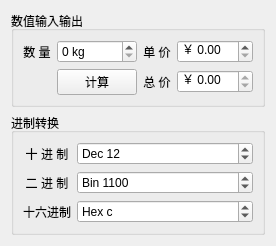
<?xml version="1.0" encoding="UTF-8"?>
<ui version="4.0">
 <class>Widget</class>
 <widget class="QWidget" name="Widget">
  <property name="geometry">
   <rect>
    <x>0</x>
    <y>0</y>
    <width>276</width>
    <height>219</height>
   </rect>
  </property>
  <property name="sizePolicy">
   <sizepolicy hsizetype="Minimum" vsizetype="Minimum">
    <horstretch>0</horstretch>
    <verstretch>0</verstretch>
   </sizepolicy>
  </property>
  <property name="windowTitle">
   <string>Widget</string>
  </property>
  <layout class="QGridLayout" name="gridLayout_3">
   <item row="0" column="0">
    <widget class="QGroupBox" name="groupBox">
     <property name="sizePolicy">
      <sizepolicy hsizetype="Minimum" vsizetype="Minimum">
       <horstretch>0</horstretch>
       <verstretch>0</verstretch>
      </sizepolicy>
     </property>
     <property name="title">
      <string>数值输入输出</string>
     </property>
     <layout class="QGridLayout" name="gridLayout">
      <item row="0" column="0">
       <widget class="QLabel" name="label">
        <property name="text">
         <string>数 量</string>
        </property>
        <property name="alignment">
         <set>Qt::AlignCenter</set>
        </property>
       </widget>
      </item>
      <item row="0" column="1">
       <widget class="QSpinBox" name="sbxNumber">
        <property name="sizePolicy">
         <sizepolicy hsizetype="Minimum" vsizetype="Fixed">
          <horstretch>0</horstretch>
          <verstretch>0</verstretch>
         </sizepolicy>
        </property>
        <property name="suffix">
         <string> kg</string>
        </property>
       </widget>
      </item>
      <item row="0" column="2">
       <widget class="QLabel" name="label_2">
        <property name="text">
         <string>单 价</string>
        </property>
        <property name="alignment">
         <set>Qt::AlignCenter</set>
        </property>
       </widget>
      </item>
      <item row="1" column="1">
       <widget class="QPushButton" name="btnCount">
        <property name="sizePolicy">
         <sizepolicy hsizetype="Minimum" vsizetype="Minimum">
          <horstretch>0</horstretch>
          <verstretch>0</verstretch>
         </sizepolicy>
        </property>
        <property name="text">
         <string>计算</string>
        </property>
       </widget>
      </item>
      <item row="1" column="2">
       <widget class="QLabel" name="label_3">
        <property name="text">
         <string>总 价</string>
        </property>
        <property name="alignment">
         <set>Qt::AlignCenter</set>
        </property>
       </widget>
      </item>
      <item row="0" column="3">
       <widget class="QDoubleSpinBox" name="sbxPrice">
        <property name="sizePolicy">
         <sizepolicy hsizetype="MinimumExpanding" vsizetype="Fixed">
          <horstretch>0</horstretch>
          <verstretch>0</verstretch>
         </sizepolicy>
        </property>
        <property name="prefix">
         <string>￥ </string>
        </property>
        <property name="suffix">
         <string/>
        </property>
        <property name="singleStep">
         <double>0.010000000000000</double>
        </property>
       </widget>
      </item>
      <item row="1" column="3">
       <widget class="QDoubleSpinBox" name="sbxTotal">
        <property name="readOnly">
         <bool>true</bool>
        </property>
        <property name="prefix">
         <string>￥ </string>
        </property>
       </widget>
      </item>
     </layout>
    </widget>
   </item>
   <item row="1" column="0">
    <widget class="QGroupBox" name="groupBox_2">
     <property name="sizePolicy">
      <sizepolicy hsizetype="Minimum" vsizetype="Minimum">
       <horstretch>0</horstretch>
       <verstretch>0</verstretch>
      </sizepolicy>
     </property>
     <property name="title">
      <string>进制转换</string>
     </property>
     <layout class="QGridLayout" name="gridLayout_2">
      <item row="0" column="0">
       <widget class="QLabel" name="label_4">
        <property name="text">
         <string>十 进 制</string>
        </property>
        <property name="alignment">
         <set>Qt::AlignCenter</set>
        </property>
       </widget>
      </item>
      <item row="0" column="1">
       <widget class="QSpinBox" name="sbxDec">
        <property name="sizePolicy">
         <sizepolicy hsizetype="MinimumExpanding" vsizetype="Fixed">
          <horstretch>0</horstretch>
          <verstretch>0</verstretch>
         </sizepolicy>
        </property>
        <property name="prefix">
         <string>Dec </string>
        </property>
        <property name="value">
         <number>12</number>
        </property>
       </widget>
      </item>
      <item row="1" column="0">
       <widget class="QLabel" name="label_5">
        <property name="text">
         <string>二 进 制</string>
        </property>
        <property name="alignment">
         <set>Qt::AlignCenter</set>
        </property>
       </widget>
      </item>
      <item row="1" column="1">
       <widget class="QSpinBox" name="sbxBin">
        <property name="prefix">
         <string>Bin </string>
        </property>
        <property name="value">
         <number>12</number>
        </property>
        <property name="displayIntegerBase">
         <number>2</number>
        </property>
       </widget>
      </item>
      <item row="2" column="0">
       <widget class="QLabel" name="label_6">
        <property name="text">
         <string>十六进制</string>
        </property>
        <property name="alignment">
         <set>Qt::AlignCenter</set>
        </property>
       </widget>
      </item>
      <item row="2" column="1">
       <widget class="QSpinBox" name="sbxHex">
        <property name="prefix">
         <string>Hex </string>
        </property>
        <property name="value">
         <number>12</number>
        </property>
        <property name="displayIntegerBase">
         <number>16</number>
        </property>
       </widget>
      </item>
     </layout>
    </widget>
   </item>
  </layout>
 </widget>
 <resources/>
 <connections/>
</ui>
